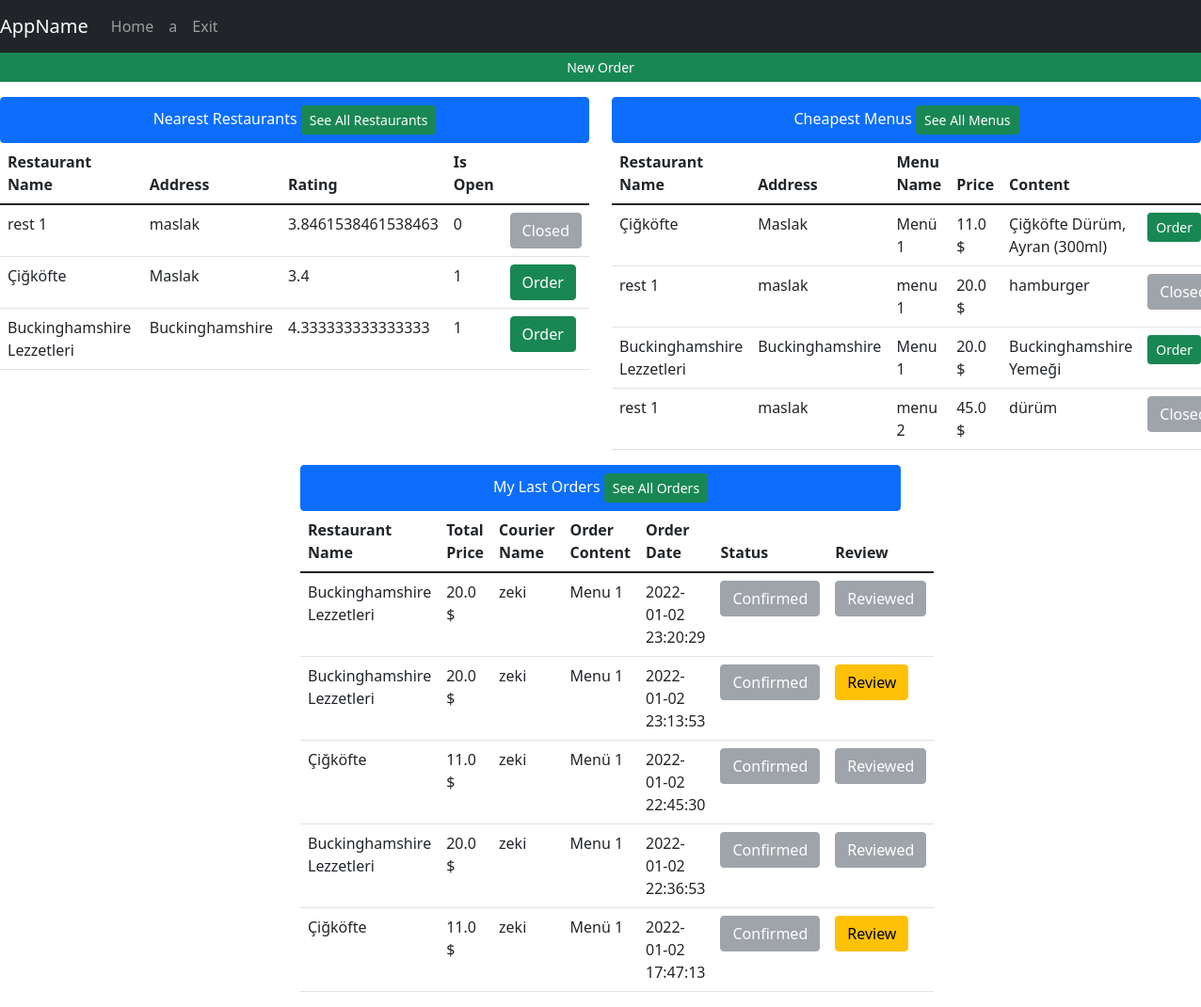
The app's page /home (signed in) with its own data.
### tables this page shows
CREATE TABLE restaurant(id INTEGER PRIMARY KEY, restaurantName varchar(30),address varchar(250),lat Text,lng Text,isOpen binary,averageRating REAL);

CREATE TABLE menu(id INTEGER PRIMARY KEY,menuName varchar(30), price REAL, content TEXT, restaurantId int REFERENCES restaurant(id) ON UPDATE CASCADE);

CREATE TABLE foodOrder(id INTEGER PRIMARY KEY,content TEXT,orderDate Date DEFAULT (datetime('now','localtime')),totalPrice REAL, is_delivered INTEGER DEFAULT(0), is_reviewed INTEGER DEFAULT(0), restaurantId INTEGER, courierID int REFERENCES couriers(id) ON UPDATE CASCADE, userUserName varchar(30) REFERENCES users(username) ON UPDATE CASCADE, FOREIGN KEY(restaurantId) REFERENCES restaurant(id));

CREATE TABLE couriers(id INTEGER PRIMARY KEY,name TEXT,is_available TEXT,lat REAL,lng, orderId int REFERENCES foodOrder(id) ON UPDATE CASCADE);

### app.py (the view, shortened to what this page needs)
@app.route("/home", methods=["GET", "POST"])
def homeView():
    with sqlite3.connect(DATABASE) as database:
        cursor = database.cursor()
    if not session.get('logged_in'):
        return render_template('auth/login.html', title='Login')
    if session["user_type"] == 1:
        data = getAllDbData(toGet=["users", "restaurant", "couriers", "menu", "restaurantName","orders"], limit=5)
        session["isFiltered"], session["filteredData"] = False, {}
        return render_template('admin/adminHome.html', title='Admin Page', username=session["username"], data=data)
    else:
        data = getUserViewData()
        return render_template('user/homePage.html', title='Home', username=session["username"], data=data)

### templates/user/homePage.html (shortened to what this page needs)
{% extends 'base.html' %}
{% block navbar %}
<nav class="navbar navbar-expand-lg navbar-dark bg-dark">
    <a class="navbar-brand" href="/home">AppName</a>
    <div class="collapse navbar-collapse" id="navbarNav">
        <ul class="navbar-nav">
          <li class="nav-item active"><a class="nav-link" href="/">Home</a></li>
          <li class="nav-item active"><a class="nav-link" href="/userSettings">{{username}}</a></li>
          <li class="nav-item active"><a class="nav-link" href="/exit">Exit</a></li>
        </ul>
    </div>
</nav>
{% endblock %}
{% block body %}
    <div class="row">
    <a class="btn btn-sm btn-success" href="/selectRestaurant"> New Order </a>
    </div>
    <center>
     <div class="row mt-3">
     <div class="col-md-6">
         <ul class="list-group">
          <li class="list-group-item active">Nearest Restaurants <a href="/selectRestaurant" class="btn btn-sm btn-success">See All Restaurants</a></li>
         </ul>
         <form action="/selectMenu" method="POST">
         <table class="table table-hover">
              <thead>
                <tr>
                  <th scope="col">Restaurant Name</th>
                  <th scope="col">Address</th>
                  <th scope="col">Rating</th>
                  <th scope="col">Is Open</th>
                  <th scope="col"></th>
                </tr>
              </thead>
              <tbody>
              {%for i in range(data["near_restaurants"]|length)%}
                <tr>
                  <td>{{ data["near_restaurants"][i][2] }}</td>
                  <td>{{ data["near_restaurants"][i][3] }}</td>
                  <td>{{ data["near_restaurants"][i][7] }}</td>
                  <td>{{ data["near_restaurants"][i][6] }}</td>
                  {% if data["near_restaurants"][i][6] == 0 %}
                <td>
                  <button type="submit" disabled name="selectedRestaurant" value='{{ data["near_restaurants"][i][1] }}' class="btn btn-secondary">Closed</button>
                </td>
                {% else %}
                <td>
                  <button type="submit"  name="selectedRestaurant" value='{{ data["near_restaurants"][i][1] }}' class="btn btn-success">Order</button>
                </td>
                {% endif %}
                </tr>
              {%endfor%}
              </tbody>
         </table>
         </form>
     </div>
     <div class="col-md-6">
         <ul class="list-group">
          <li class="list-group-item active">Cheapest Menus <a href="/menus" class="btn btn-sm btn-success">See All Menus</a></li>
          </ul>
         <form action="/selectMenu" method="POST">
         <table class="table table-hover">
              <thead>
                <tr>
                  <th scope="col">Restaurant Name</th>
                  <th scope="col">Address</th>
                  <th scope="col">Menu Name</th>
                  <th scope="col">Price</th>
                  <th scope="col">Content</th>
                </tr>
              </thead>
              <tbody>
              {%for i in range(data["cheap_menus"]|length)%}
                <tr>
                  <td>{{ data["cheap_menus"][i][0] }}</td>
                  <td>{{ data["cheap_menus"][i][1] }}</td>
                  <td>{{ data["cheap_menus"][i][2] }} </td>
                  <td>{{ data["cheap_menus"][i][3] }} $</td>
                  <td>{{ data["cheap_menus"][i][6] }} </td>
                  {% if data["cheap_menus"][i][7] == 0 %}
                        <td><button class="btn btn-secondary" disabled name="selectedMenu" value="{{ data["cheap_menus"][i][4] }}">Closed</button></td>
                    {% else %}
                        <td><button class="btn btn-sm btn-success" name="selectedMenu" value="{{ data["cheap_menus"][i][4] }}">Order</button></td>
                    {% endif %}
                </tr>
              {%endfor%}
              </tbody>
         </table>
         </form>
     </div>
 </div>
        </center>
 <center>
     <div class="col-md-6">
         <ul class="list-group">
          <li class="list-group-item active">My Last Orders <a href="/myOrders" class="btn btn-sm btn-success">See All Orders</a></li>
          </ul>
         <form action="/home" method="POST">
         <table class="table table-hover">
              <thead>
                <tr>
                  <th scope="col">Restaurant Name</th>
                  <th scope="col">Total Price</th>
                  <th scope="col">Courier Name</th>
                  <th scope="col">Order Content</th>
                  <th scope="col">Order Date</th>
                  <th scope="col">Status</th>
                  <th scope="col">Review</th>
                </tr>
              </thead>
              <tbody>
              {%for i in range(data["orders"]|length)%}
                <tr>
                  <td>{{ data["orders"][i][6] }} </td>
                  <td>{{ data["orders"][i][0] }} $</td>
                  <td>{{ data["orders"][i][2] }}</td>
                  <td>{{ data["orders"][i][3] }}</td>
                  <td>{{ data["orders"][i][1] }}</td>
                    {% if data["orders"][i][5] == 1 %}
                        <td><button class="btn btn-secondary" disabled name="confirmedOrder" value="{{data['orders'][i][4]}}">Confirmed</button></td>
                    {% else %}
                        <td><button class="btn btn-warning" name="confirmedOrder" value="{{data['orders'][i][4]}}">Confirm Delivered</button></td>
                    {% endif %}
                    {% if data["orders"][i][7] == 1 %}
                        <td><button class="btn btn-secondary" disabled name="confirmedOrder" value="{{data['orders'][i][4]}}">Reviewed</button></td>
                    {% else %}
                        <td><a href="/reviewRestaurant?restId={{ data['orders'][i][8] }}&foodOrderId={{ data['orders'][i][4] }}" class="btn btn-warning" name="confirmedOrder" value="{{data['orders'][i][4]}}">Review</a></td>
                    {% endif %}
                </tr>
              {%endfor%}
              </tbody>
         </table>
         </form>
     </div>
 </center>
{% endblock %}

### records on screen
restaurant: restaurantName "rest 1", address "maslak", averageRating "3.8461538461538463", isOpen "0", restaurantName "rest 1" "rest 1", address "maslak" "maslak"
restaurant: restaurantName "Çiğköfte", address "Maslak", averageRating "3.4", isOpen "1", restaurantName "Çiğköfte", address "Maslak", restaurantName "Çiğköfte" "Çiğköfte"
restaurant: restaurantName "Buckinghamshire Lezzetleri", address "Buckinghamshire", averageRating "4.333333333333333", isOpen "1", restaurantName "Buckinghamshire Lezzetleri", address "Buckinghamshire", restaurantName "Buckinghamshire Lezzetleri" "Buckinghamshire Lezzetleri" "Buckinghamshire Lezzetleri"
menu: menuName "Menü 1", price "11.0", content "Çiğköfte Dürüm, Ayran (300ml)"
menu: menuName "menu 1", price "20.0", content "hamburger"
menu: menuName "Menu 1", price "20.0", content "Buckinghamshire Yemeği"
menu: menuName "menu 2", price "45.0", content "dürüm"
foodOrder: totalPrice "20.0", content "Menu 1", orderDate "2022-01-02 23:20:29"
couriers: name "zeki" "zeki" "zeki" "zeki" "zeki"
foodOrder: totalPrice "20.0", content "Menu 1", orderDate "2022-01-02 23:13:53"
foodOrder: totalPrice "11.0", content "Menü 1", orderDate "2022-01-02 22:45:30"
foodOrder: totalPrice "20.0", content "Menu 1", orderDate "2022-01-02 22:36:53"
foodOrder: totalPrice "11.0", content "Menü 1", orderDate "2022-01-02 17:47:13"

### other values on screen
{{ username }} "a"
